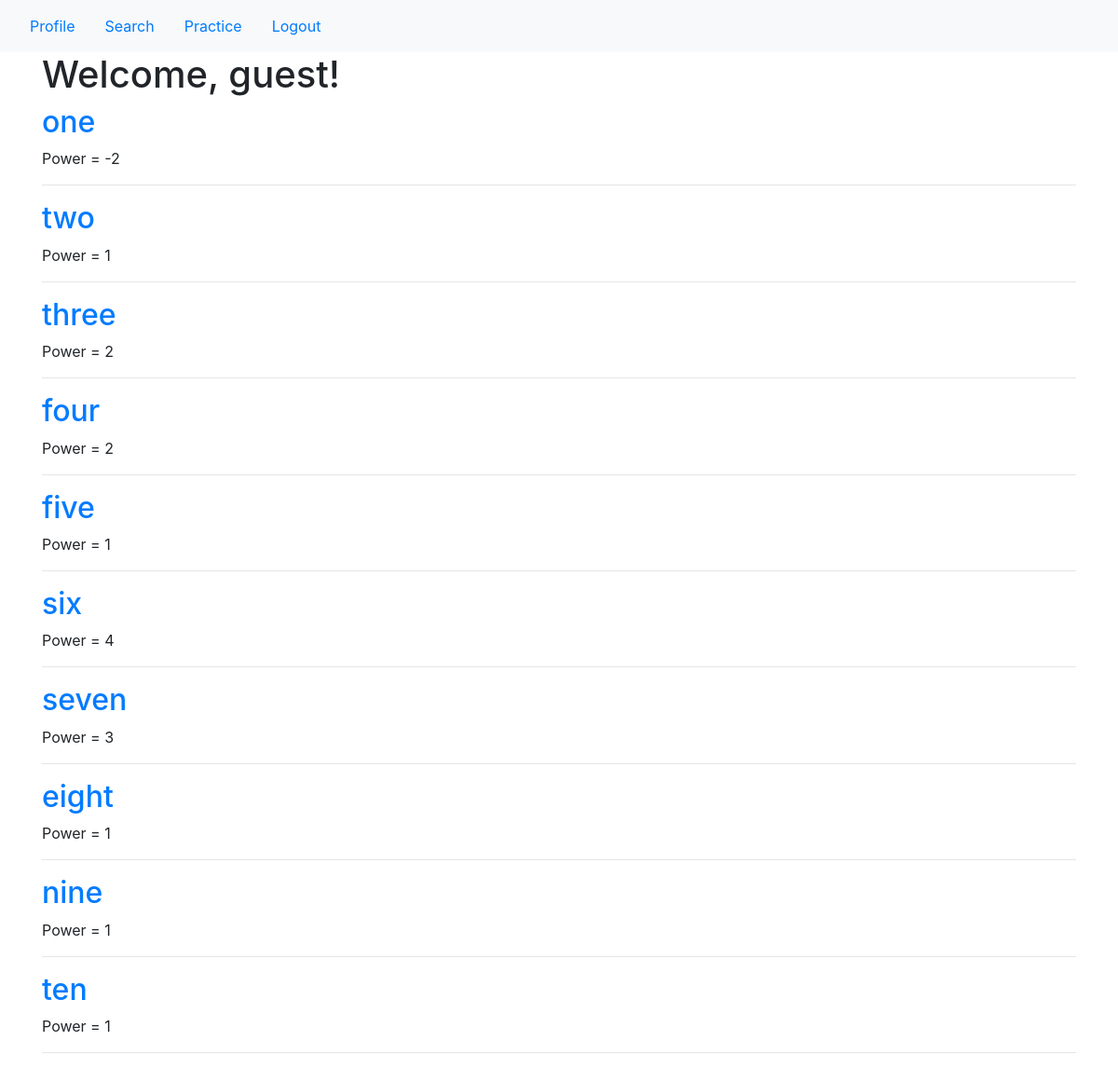
The app's page /profile (signed in) with its own data.
### models.py (models this page shows)
class User(UserMixin,db.Model):
    id = db.Column(db.Integer, primary_key=True)
    password = db.Column(db.String(100))
    user_name = db.Column(db.String(1000))

class UserWords(UserMixin,db.Model):
    id = db.Column(db.Integer, primary_key=True)
    word = db.Column(db.String(100))
    user_name = db.Column(db.String(1000))
    search_count = db.Column(db.Integer)
    appearance_count = db.Column(db.Integer)
    practice_point = db.Column(db.Integer)
    power = db.Column(db.Integer)

### main.py (the view)
@main.route('/profile')
@login_required
def profile():
    userwords = UserWords.query.filter_by(
        user_name=current_user.user_name).all()
    for userword in userwords:
        calculate_power(userword.word)
    return render_template('profile.html', name=current_user.user_name,userwords = userwords)

### __init__.py (called while the page is built)
def create_app():
    app = Flask(__name__)
    app.config['SECRET_KEY'] = 'your_secret_key'
    app.config['SQLALCHEMY_DATABASE_URI'] = 'sqlite:///db.sqlite'
    db.init_app(app)
    login_manager = LoginManager()
    login_manager.login_view = 'auth.login'
    login_manager.init_app(app)
    from models import User
    @login_manager.user_loader
    def load_user(user_id):
        return User.query.get(user_id)
    from auth import auth as auth_blueprint
    app.register_blueprint(auth_blueprint)
    from main import main as main_blueprint
    app.register_blueprint(main_blueprint)
    return app

### main.py (called while the page is built)
@login_required
def calculate_power(word):
    userword = UserWords.query.filter_by(word = word,
        user_name=current_user.user_name).first()
    power = userword.search_count+userword.appearance_count+userword.practice_point
    userword.power = power
    db.session.commit()

### templates/profile.html
{% extends "base.html" %}
{% block content %}
<h1 class="title">
  Welcome, {{ name }}!
</h1>
{% for userword in userwords %}
        	<a href="{{ url_for('main.word',word_id = userword.id) }}">
            	<h2>{{ userword.word }}</h2>
        	</a>
        	<p>Power = {{ userword.power }}</p>
        	<hr>
{% endfor %}
{% endblock %}

### templates/base.html (shortened to what this page needs)
<!doctype html>
<html lang="en">
  <head>
    <link rel="stylesheet" href="https://stackpath.bootstrapcdn.com/bootstrap/4.3.1/css/bootstrap.min.css">
  </head>
  <body>
    <nav class="navbar navbar-expand-md navbar-light bg-light">
      {% if current_user.is_authenticated %}
      <a class="nav-link" href="{{ url_for('main.profile')}}">Profile</a>
      <a class="nav-link" href="{{ url_for('main.search')}}">Search</a>
      <a class="nav-link" href="{{ url_for('main.practice')}}">Practice</a>
      {% endif %}
      {% if current_user.is_authenticated %}
      <a class="nav-link" href="{{ url_for('auth.logout')}}">Logout</a>
      {% endif %}
    </nav>
    <div class="container">
        {% block content %} {% endblock %}
    </div>
  </body>
</html>

### records on screen
User: user_name "guest"
UserWords: word "one", power "-2"
UserWords: word "two", power "1"
UserWords: word "three", power "2"
UserWords: word "four", power "2"
UserWords: word "five", power "1"
UserWords: word "six", power "4"
UserWords: word "seven", power "3"
UserWords: word "eight", power "1"
UserWords: word "nine", power "1"
UserWords: word "ten", power "1"
